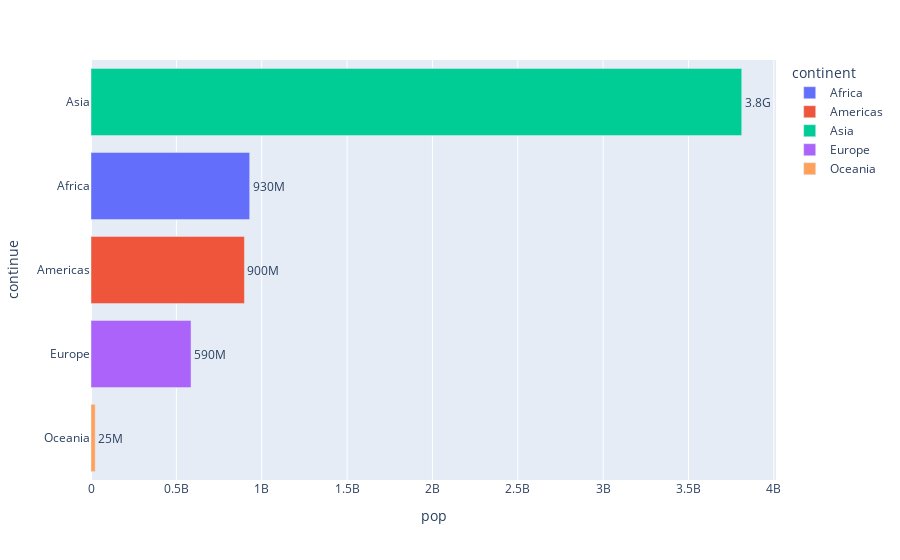

The code cell stored with this chart in its notebook:
### Code cell
# YOUR CODE HERE
df_2007 = df.query('year==2007')
dfgroup = df_2007.groupby(df.continent).pop.sum()
fig = px.bar(dfgroup, x="pop", y=dfgroup.index, orientation='h',text='pop',color=dfgroup.index)
fig.update_yaxes(title='continue')
fig.update_traces(textposition="outside",texttemplate='%{text:,.2s}')
fig.update_yaxes(categoryorder='total ascending')
fig.show()

### Figure 1 — Plotly figure (JSON) as saved in the notebook; plotly's stock layout.template omitted (floating-point values rounded to 4 significant figures)
{"data": [{"alignmentgroup": "True", "hovertemplate": "continent=%{y}<br>pop=%{text}<extra></extra>", "legendgroup": "Africa", "marker": {"color": "#636efa", "pattern": {"shape": ""}}, "name": "Africa", "offsetgroup": "Africa", "orientation": "h", "showlegend": true, "text": [929539692], "textposition": "outside", "texttemplate": "%{text:,.2s}", "type": "bar", "x": [929539692], "xaxis": "x", "y": ["Africa"], "yaxis": "y"}, {"alignmentgroup": "True", "hovertemplate": "continent=%{y}<br>pop=%{text}<extra></extra>", "legendgroup": "Americas", "marker": {"color": "#EF553B", "pattern": {"shape": ""}}, "name": "Americas", "offsetgroup": "Americas", "orientation": "h", "showlegend": true, "text": [898871184], "textposition": "outside", "texttemplate": "%{text:,.2s}", "type": "bar", "x": [898871184], "xaxis": "x", "y": ["Americas"], "yaxis": "y"}, {"alignmentgroup": "True", "hovertemplate": "continent=%{y}<br>pop=%{text}<extra></extra>", "legendgroup": "Asia", "marker": {"color": "#00cc96", "pattern": {"shape": ""}}, "name": "Asia", "offsetgroup": "Asia", "orientation": "h", "showlegend": true, "text": [3811953827], "textposition": "outside", "texttemplate": "%{text:,.2s}", "type": "bar", "x": [3811953827], "xaxis": "x", "y": ["Asia"], "yaxis": "y"}, {"alignmentgroup": "True", "hovertemplate": "continent=%{y}<br>pop=%{text}<extra></extra>", "legendgroup": "Europe", "marker": {"color": "#ab63fa", "pattern": {"shape": ""}}, "name": "Europe", "offsetgroup": "Europe", "orientation": "h", "showlegend": true, "text": [586098529], "textposition": "outside", "texttemplate": "%{text:,.2s}", "type": "bar", "x": [586098529], "xaxis": "x", "y": ["Europe"], "yaxis": "y"}, {"alignmentgroup": "True", "hovertemplate": "continent=%{y}<br>pop=%{text}<extra></extra>", "legendgroup": "Oceania", "marker": {"color": "#FFA15A", "pattern": {"shape": ""}}, "name": "Oceania", "offsetgroup": "Oceania", "orientation": "h", "showlegend": true, "text": [24549947], "textposition": "outside", "texttemplate": "%{text:,.2s}", "type": "bar", "x": [24549947], "xaxis": "x", "y": ["Oceania"], "yaxis": "y"}], "layout": {"barmode": "relative", "legend": {"title": {"text": "continent"}, "tracegroupgap": 0}, "margin": {"t": 60}, "xaxis": {"anchor": "y", "domain": [0, 1], "title": {"text": "pop"}}, "yaxis": {"anchor": "x", "categoryarray": ["Oceania", "Europe", "Asia", "Americas", "Africa"], "categoryorder": "total ascending", "domain": [0, 1], "title": {"text": "continue"}}}}
